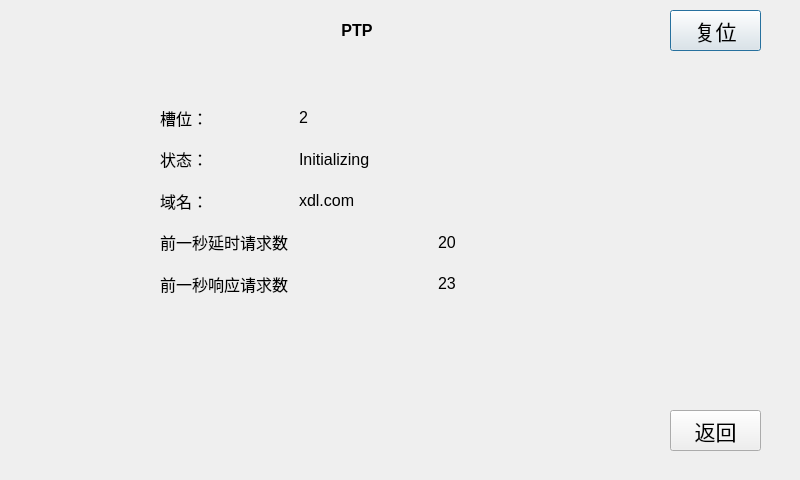
<?xml version="1.0" encoding="UTF-8"?>
<ui version="4.0">
 <class>setPTP</class>
 <widget class="QDialog" name="setPTP">
  <property name="geometry">
   <rect>
    <x>0</x>
    <y>0</y>
    <width>800</width>
    <height>480</height>
   </rect>
  </property>
  <property name="windowTitle">
   <string>Dialog</string>
  </property>
  <widget class="QLabel" name="label">
   <property name="geometry">
    <rect>
     <x>330</x>
     <y>20</y>
     <width>54</width>
     <height>21</height>
    </rect>
   </property>
   <property name="font">
    <font>
     <pointsize>12</pointsize>
     <weight>75</weight>
     <bold>true</bold>
    </font>
   </property>
   <property name="text">
    <string>PTP</string>
   </property>
   <property name="alignment">
    <set>Qt::AlignCenter</set>
   </property>
  </widget>
  <widget class="QPushButton" name="pushButton_6">
   <property name="geometry">
    <rect>
     <x>670</x>
     <y>10</y>
     <width>91</width>
     <height>41</height>
    </rect>
   </property>
   <property name="font">
    <font>
     <pointsize>16</pointsize>
    </font>
   </property>
   <property name="text">
    <string>复位</string>
   </property>
  </widget>
  <widget class="QPushButton" name="pushButton_5">
   <property name="geometry">
    <rect>
     <x>670</x>
     <y>410</y>
     <width>91</width>
     <height>41</height>
    </rect>
   </property>
   <property name="font">
    <font>
     <pointsize>16</pointsize>
    </font>
   </property>
   <property name="text">
    <string>返回</string>
   </property>
  </widget>
  <widget class="QWidget" name="">
   <property name="geometry">
    <rect>
     <x>160</x>
     <y>100</y>
     <width>411</width>
     <height>201</height>
    </rect>
   </property>
   <property name="font">
    <font>
     <pointsize>12</pointsize>
    </font>
   </property>
   <layout class="QGridLayout" name="gridLayout">
    <item row="0" column="0">
     <widget class="QLabel" name="label_2">
      <property name="font">
       <font>
        <pointsize>12</pointsize>
       </font>
      </property>
      <property name="text">
       <string>槽位：</string>
      </property>
     </widget>
    </item>
    <item row="0" column="1">
     <widget class="QLabel" name="label_3">
      <property name="font">
       <font>
        <pointsize>12</pointsize>
       </font>
      </property>
      <property name="text">
       <string>2</string>
      </property>
     </widget>
    </item>
    <item row="1" column="0">
     <widget class="QLabel" name="label_4">
      <property name="font">
       <font>
        <pointsize>12</pointsize>
       </font>
      </property>
      <property name="text">
       <string>状态：</string>
      </property>
     </widget>
    </item>
    <item row="1" column="1" colspan="2">
     <widget class="QLabel" name="label_5">
      <property name="font">
       <font>
        <pointsize>12</pointsize>
       </font>
      </property>
      <property name="text">
       <string>Initializing</string>
      </property>
     </widget>
    </item>
    <item row="2" column="0">
     <widget class="QLabel" name="label_6">
      <property name="font">
       <font>
        <pointsize>12</pointsize>
       </font>
      </property>
      <property name="text">
       <string>域名：</string>
      </property>
     </widget>
    </item>
    <item row="2" column="1">
     <widget class="QLabel" name="label_7">
      <property name="font">
       <font>
        <pointsize>12</pointsize>
       </font>
      </property>
      <property name="text">
       <string>xdl.com</string>
      </property>
     </widget>
    </item>
    <item row="3" column="0" colspan="2">
     <widget class="QLabel" name="label_8">
      <property name="font">
       <font>
        <pointsize>12</pointsize>
       </font>
      </property>
      <property name="text">
       <string>前一秒延时请求数</string>
      </property>
     </widget>
    </item>
    <item row="3" column="2">
     <widget class="QLabel" name="label_9">
      <property name="font">
       <font>
        <pointsize>12</pointsize>
       </font>
      </property>
      <property name="text">
       <string>20</string>
      </property>
     </widget>
    </item>
    <item row="4" column="0" colspan="2">
     <widget class="QLabel" name="label_10">
      <property name="font">
       <font>
        <pointsize>12</pointsize>
       </font>
      </property>
      <property name="text">
       <string>前一秒响应请求数</string>
      </property>
     </widget>
    </item>
    <item row="4" column="2">
     <widget class="QLabel" name="label_11">
      <property name="font">
       <font>
        <pointsize>12</pointsize>
       </font>
      </property>
      <property name="text">
       <string>23</string>
      </property>
     </widget>
    </item>
   </layout>
  </widget>
 </widget>
 <resources/>
 <connections>
  <connection>
   <sender>pushButton_5</sender>
   <signal>clicked()</signal>
   <receiver>setPTP</receiver>
   <slot>close()</slot>
   <hints>
    <hint type="sourcelabel">
     <x>713</x>
     <y>434</y>
    </hint>
    <hint type="destinationlabel">
     <x>590</x>
     <y>447</y>
    </hint>
   </hints>
  </connection>
 </connections>
</ui>
